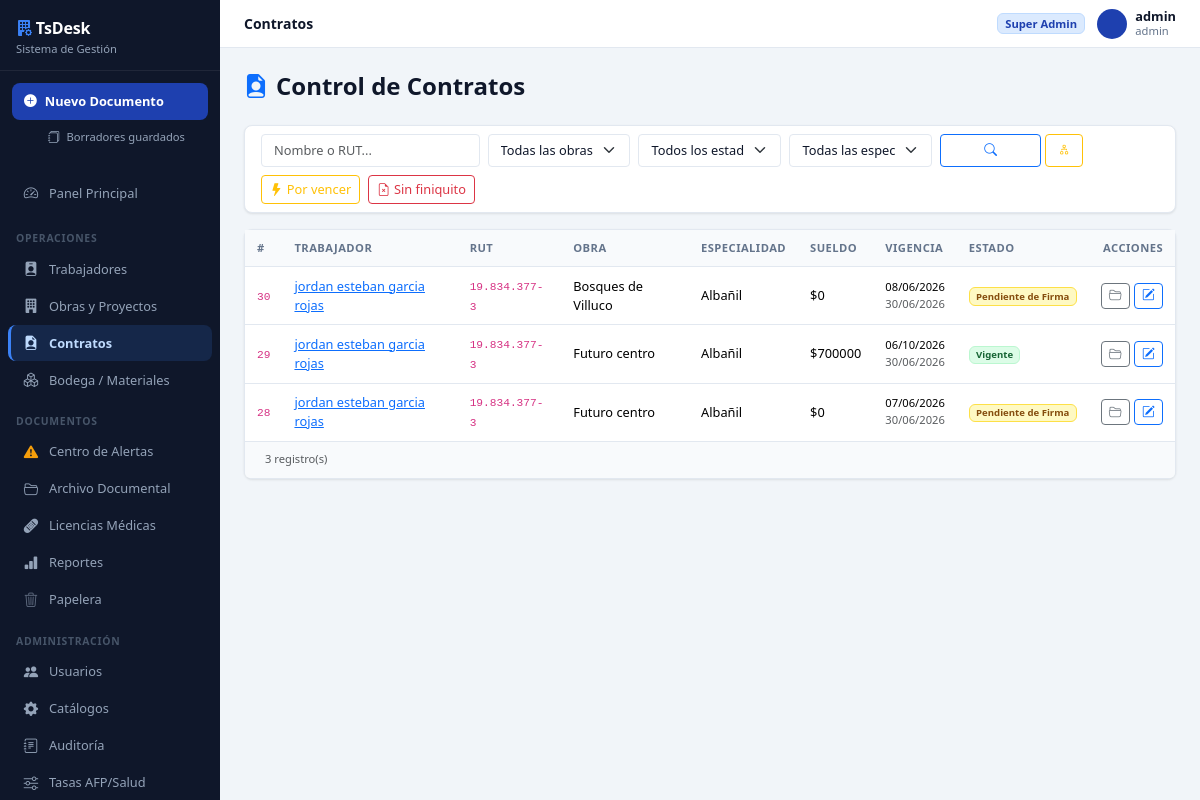
/contratos/ (signed in), run on an earlier commit of the app's database.
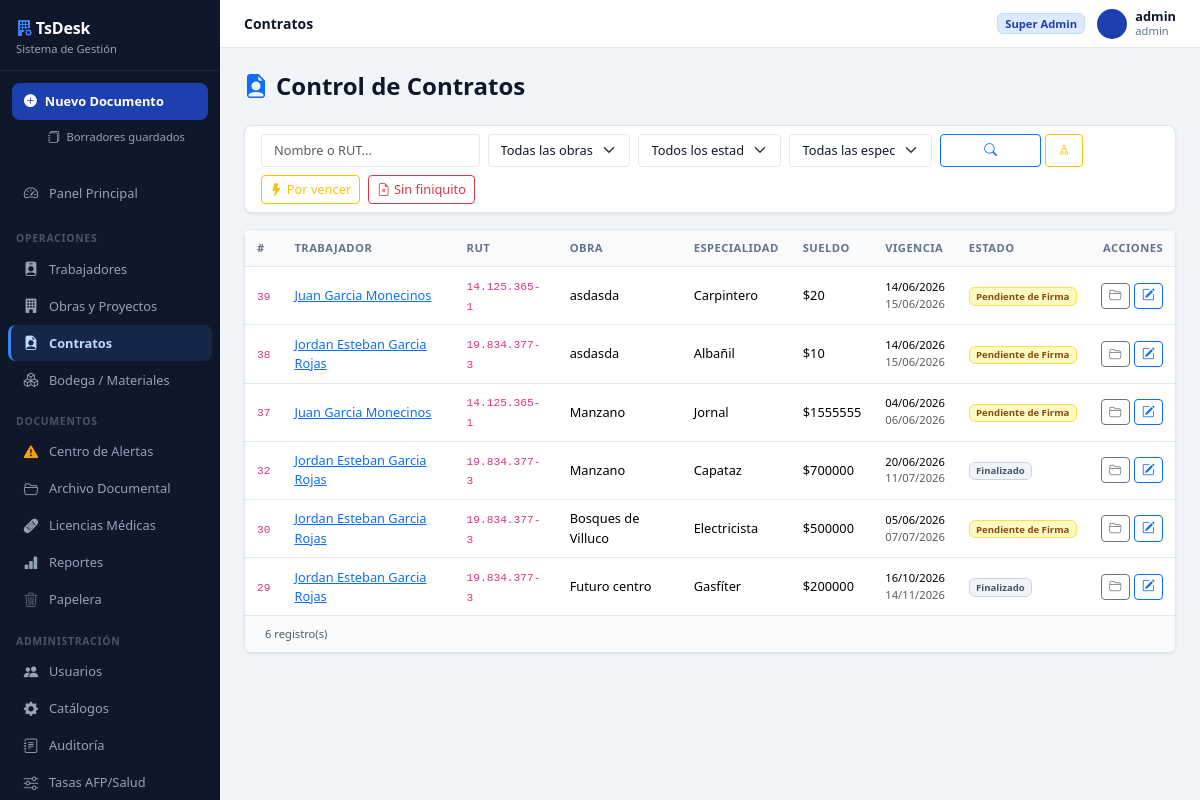
And on a later commit of the database.
### core/models.py (models this page shows, shortened)
class Contrato(models.Model):
    ESTADO_CHOICES = [
        ('Borrador', 'Borrador'),
        ('Pendiente de Firma', 'Pendiente de Firma'),
        ('Vigente', 'Vigente'),
        ('En Licencia', 'En Licencia'),
        ('Reactivado', 'Reactivado'),
        ('Finalizado', 'Finalizado'),
        ('Finiquitado', 'Finiquitado'),
        ('Rescindido', 'Rescindido'),
        ('Trasladado', 'Trasladado'),
    ]
    TIPO_CONTRATO_CHOICES = [
        ('Plazo Fijo', 'Plazo Fijo'),
        ('Por Obra o Faena', 'Por Obra o Faena'),
        ('Indefinido', 'Indefinido'),
    ]
    TIPO_TERMINO_CHOICES = [
        ('', '— Sin término —'),
        ('Renuncia voluntaria', 'Renuncia voluntaria'),
        ('Despido por necesidades de la empresa', 'Despido por necesidades de la empresa'),
        ('Despido por incumplimiento grave', 'Despido por incumplimiento grave'),
        ('Mutuo acuerdo', 'Mutuo acuerdo'),
        ('Vencimiento plazo', 'Vencimiento plazo'),
        ('Término de obra o faena', 'Término de obra o faena'),
        ('Fallecimiento', 'Fallecimiento'),
        ('Invalidez', 'Invalidez'),
        ('Otro', 'Otro'),
    ]
    trabajador = models.ForeignKey(Trabajador, on_delete=models.PROTECT, related_name='contratos', to_field='rut')
    obra = models.ForeignKey(Obra, on_delete=models.PROTECT, related_name='contratos')
    especialidad = models.ForeignKey(Especialidad, on_delete=models.PROTECT, related_name='contratos', null=True, blank=True)
    tipo_contrato = models.CharField(max_length=20, choices=TIPO_CONTRATO_CHOICES, default='Plazo Fijo')
    sueldo_base = models.DecimalField(max_digits=12, decimal_places=2, null=True, blank=True)
    fecha_inicio = models.DateField(null=True, blank=True)
    fecha_termino_estimada = models.DateField(null=True, blank=True)
    fecha_termino_real = models.DateField(null=True, blank=True)
    tipo_termino = models.CharField(max_length=60, blank=True, default='', choices=TIPO_TERMINO_CHOICES)
    motivo_termino = models.TextField(blank=True, default='')
    estado = models.CharField(max_length=30, choices=ESTADO_CHOICES, default='Pendiente de Firma')
    fecha_inicio_licencia = models.DateField(null=True, blank=True)
    fecha_fin_licencia = models.DateField(null=True, blank=True)
    obs_licencia = models.TextField(blank=True, default='')
    creado_el = models.DateTimeField(default=timezone.now)
    activo = models.BooleanField(default=True)
    es_recontratacion = models.BooleanField(default=False)
    contrato_anterior = models.ForeignKey(
        'self', null=True, blank=True,
        on_delete=models.SET_NULL,
        related_name='recontrataciones',
    )
    fecha_extension = models.DateField(
        null=True, blank=True,
        help_text='Fecha extendida por Anexo de Contrato. No modifica la fecha original.',
    )
    class Meta:
        verbose_name = 'Contrato'
        verbose_name_plural = 'Contratos'
        ordering = ['-creado_el']
    _ESTADOS_TERMINADOS = {'Finalizado', 'Finiquitado', 'Rescindido', 'Trasladado'}
    @property
    def fecha_vigencia_efectiva(self):
        return self.fecha_extension or self.fecha_termino_estimada
    @property
    def dias_para_vencer(self):
        fecha = self.fecha_vigencia_efectiva
        if fecha:
            return (fecha - timezone.now().date()).days
        return None

class Trabajador(models.Model):
    TIPO_IDENTIFICACION_CHOICES = [
        ('RUT',       'RUT Chileno'),
        ('PASAPORTE', 'Pasaporte'),
        ('DNI',       'DNI / Cédula Extranjera'),
    ]
    ESTADO_CIVIL_CHOICES = [
        ('', '---------'),
        ('Soltero/a', 'Soltero/a'),
        ('Casado/a', 'Casado/a'),
        ('Conviviente Civil', 'Conviviente Civil'),
        ('Divorciado/a', 'Divorciado/a'),
        ('Viudo/a', 'Viudo/a'),
    ]
    rut = models.CharField(max_length=20, primary_key=True)
    tipo_identificacion = models.CharField(max_length=10, choices=TIPO_IDENTIFICACION_CHOICES, default='RUT')
    nombres = models.CharField(max_length=100)
    apellidos = models.CharField(max_length=100)
    telefono = models.CharField(max_length=20, blank=True)
    correo = models.EmailField(max_length=100, blank=True)
    direccion = models.TextField(blank=True)
    ciudad = models.CharField(max_length=100, blank=True)
    fecha_nacimiento = models.DateField(null=True, blank=True)
    estado_civil = models.CharField(max_length=20, choices=ESTADO_CIVIL_CHOICES, blank=True, default='')
    nacionalidad = models.CharField(max_length=50, blank=True, default='Chilena')
    procedencia = models.CharField(max_length=100, blank=True)
    prevision = models.CharField(max_length=100, blank=True, help_text='AFP o INP')
    salud = models.CharField(max_length=100, blank=True, help_text='FONASA o Isapre')
    foto = models.ImageField(upload_to='fotos_trabajadores/', null=True, blank=True)
    en_lista_negra = models.BooleanField(default=False)
    observaciones = models.TextField(blank=True)
    creado_el = models.DateTimeField(default=timezone.now)
    activo = models.BooleanField(default=True)
    class Meta:
        verbose_name = 'Trabajador'
        verbose_name_plural = 'Trabajadores'
        ordering = ['apellidos', 'nombres']
    @property
    def nombre_completo(self):
        return f"{self.nombres} {self.apellidos}"

class Obra(models.Model):
    ESTADO_CHOICES = [('Activa', 'Activa'), ('Pausada', 'Pausada'), ('Cerrada', 'Cerrada')]
    empresa = models.ForeignKey(
        'ConfigEmpresa',
        on_delete=models.SET_NULL,
        null=True, blank=True,
        related_name='obras',
        verbose_name='Empresa Contratista',
    )
    nombre = models.CharField(max_length=150)
    constructora_mandante = models.CharField(max_length=150, blank=True)
    direccion = models.CharField(max_length=300, blank=True, verbose_name='Dirección / Ubicación de la Obra')
    monto_proyecto = models.DecimalField(max_digits=15, decimal_places=2, null=True, blank=True)
    fecha_inicio = models.DateField()
    fecha_termino_estimada = models.DateField()
    fecha_termino_real = models.DateField(null=True, blank=True)
    estado = models.CharField(max_length=20, choices=ESTADO_CHOICES, default='Activa')
    observaciones = models.TextField(blank=True)
    archivada = models.BooleanField(default=False)
    creado_el = models.DateTimeField(default=timezone.now)
    activo = models.BooleanField(default=True)
    class Meta:
        verbose_name = 'Obra'
        verbose_name_plural = 'Obras'
        ordering = ['-creado_el']

class Especialidad(models.Model):
    nombre = models.CharField(max_length=100, unique=True)
    activo = models.BooleanField(default=True)
    class Meta:
        verbose_name = 'Especialidad'
        verbose_name_plural = 'Especialidades'
        ordering = ['nombre']

### core/views/contratos.py (the view, shortened to what this page needs)
# urls.py: path('contratos/', views.contratos_list, name='contratos_list'),
@login_required
def contratos_list(request):
    from datetime import timedelta
    q = request.GET.get('q', '')
    obra_id = request.GET.get('obra_id', '')
    estado = request.GET.get('estado', '')
    multiples = request.GET.get('multiples', '')
    especialidad_id = request.GET.get('especialidad_id', '')
    vence_pronto = request.GET.get('vence_pronto', '')
    sin_finiquito = request.GET.get('sin_finiquito', '')
    qs = Contrato.objects.filter(activo=True).select_related('trabajador', 'obra', 'especialidad')
    if q:
        qs = qs.filter(
            Q(trabajador__nombres__icontains=q) |
            Q(trabajador__apellidos__icontains=q) |
            Q(trabajador__rut__icontains=q)
        )
    if obra_id:
        qs = qs.filter(obra_id=obra_id)
    if estado:
        qs = qs.filter(estado=estado)
    if especialidad_id:
        qs = qs.filter(especialidad_id=especialidad_id)
    if vence_pronto:
        hoy = timezone.now().date()
        limite = hoy + timedelta(days=10)
        qs = qs.filter(estado='Vigente', fecha_termino_estimada__gte=hoy, fecha_termino_estimada__lte=limite)
    from ..models import Obra, Especialidad
    obras = Obra.objects.filter(activo=True)
    especialidades = Especialidad.objects.filter(activo=True)
    context = {
        'contratos': qs.order_by('-creado_el'),
        'q': q,
        'obra_id': obra_id,
        'estado': estado,
        'multiples': multiples,
        'especialidad_id': especialidad_id,
        'obras': obras,
        'especialidades': especialidades,
        'vence_pronto': vence_pronto,
        'sin_finiquito': sin_finiquito,
    }
    return render(request, 'contratos/list.html', context)

### templates/contratos/list.html (shortened to what this page needs)
{% extends 'base.html' %}
{% block page_title %}Contratos{% endblock %}
{% block content %}
<div class="d-flex justify-content-between align-items-center mb-4">
  <h4 class="mb-0 fw-bold"><i class="bi bi-file-earmark-person-fill text-primary me-2"></i>Control de Contratos</h4>
</div>
<div class="card border-0 shadow-sm mb-3">
  <div class="card-body py-2">
    <form method="get" class="row g-2 align-items-end">
      <div class="col-md-3">
        <input type="text" name="q" value="{{ q }}" class="form-control" placeholder="Nombre o RUT...">
      </div>
      <div class="col-md-2">
        <select name="obra_id" class="form-select">
          <option value="">Todas las obras</option>
        </select>
      </div>
      <div class="col-md-2">
        <select name="estado" class="form-select">
          <option value="">Todos los estados</option>
        </select>
      </div>
      <div class="col-md-2">
        <select name="especialidad_id" class="form-select">
          <option value="">Todas las especialidades</option>
        </select>
      </div>
      <div class="col-md-2 d-flex gap-1">
        <button type="submit" class="btn btn-outline-primary flex-grow-1"><i class="bi bi-search"></i></button>
        <a href="?multiples=1" class="btn btn-outline-warning" title="Multi-obra"><i class="bi bi-diagram-2"></i></a>
      </div>
    </form>
    <div class="mt-2 d-flex gap-2 flex-wrap">
      <a href="?vence_pronto=1" class="btn btn-sm {% if vence_pronto %}btn-warning{% else %}btn-outline-warning{% endif %}">
        <i class="bi bi-lightning-fill me-1"></i>Por vencer
      </a>
      <a href="?sin_finiquito=1" class="btn btn-sm {% if sin_finiquito %}btn-danger{% else %}btn-outline-danger{% endif %}">
        <i class="bi bi-file-earmark-x me-1"></i>Sin finiquito
      </a>
    </div>
  </div>
</div>
<div class="card border-0 shadow-sm">
  <div class="table-responsive">
    <table class="table table-hover align-middle mb-0">
      <thead>
        <tr>
          <th>#</th><th>Trabajador</th><th>RUT</th><th>Obra</th>
          <th>Especialidad</th><th>Sueldo</th><th>Vigencia</th><th>Estado</th><th class="text-end">Acciones</th>
        </tr>
      </thead>
      <tbody>
        {% for c in contratos %}
        <tr {% if vence_pronto %}class="table-warning"{% endif %}>
          <td><code>{{ c.pk }}</code></td>
          <td><a href="{% url 'trabajador_detail' c.trabajador.rut %}">{{ c.trabajador.nombre_completo }}</a></td>
          <td><code>{{ c.trabajador.rut }}</code></td>
          <td>{{ c.obra.nombre }}</td>
          <td>{{ c.especialidad.nombre }}</td>
          <td>${{ c.sueldo_base|floatformat:0 }}</td>
          <td class="small">
            {{ c.fecha_inicio|date:"d/m/Y" }}<br>
            <span class="text-muted">{{ c.fecha_termino_estimada|date:"d/m/Y"|default:"Indefinido" }}</span>
          </td>
          <td>
            <span class="badge
              {% if c.estado == 'Vigente' %}badge-vigente
              {% elif c.estado == 'Pendiente de Firma' %}badge-firma
              {% elif c.estado == 'Finalizado' %}badge-archivada
              {% else %}badge-vencido{% endif %}">
              {{ c.estado }}
            </span>
          </td>
          <td class="text-end">
            <div class="action-group">
              <a href="{% url 'trabajador_detail' c.trabajador.rut %}?tab=documentos" class="btn btn-table btn-outline-secondary" title="Documentos del trabajador"><i class="bi bi-folder2-open"></i></a>
              <a href="{% url 'contrato_edit' c.pk %}" class="btn btn-table btn-outline-primary" title="Editar / Generar para Firma"><i class="bi bi-pencil-square"></i></a>
            </div>
          </td>
        </tr>
        {% empty %}
        <tr><td colspan="9" class="text-center py-5 text-muted">
          <i class="bi bi-search fs-2 d-block mb-2"></i>No se encontraron contratos.
        </td></tr>
        {% endfor %}
      </tbody>
    </table>
  </div>
  <div class="card-footer text-muted small">{{ contratos|length }} registro(s)</div>
</div>
{% endblock %}

What changed in the data, as far as the page shows it:
no longer on this page (row edited): Contrato: pk "28", trabajador.nombre_completo "jordan esteban garcia rojas", trabajador.rut "19.834.377-3", obra.nombre "Futuro centro", especialidad.nombre "Albañil", sueldo_base "0", fecha_inicio "07/06/2026", fecha_termino_estimada "30/06/2026", estado "Pendiente de Firma"
added Contrato: pk "39", trabajador.nombre_completo "Juan Garcia Monecinos", trabajador.rut "14.125.365-1", obra.nombre "asdasda", especialidad.nombre "Carpintero", sueldo_base "20", fecha_inicio "14/06/2026", fecha_termino_estimada "15/06/2026", estado "Pendiente de Firma"
added Contrato: pk "38", trabajador.nombre_completo "Jordan Esteban Garcia Rojas", trabajador.rut "19.834.377-3", obra.nombre "asdasda", especialidad.nombre "Albañil", sueldo_base "10", fecha_inicio "14/06/2026", fecha_termino_estimada "15/06/2026", estado "Pendiente de Firma"
added Contrato: pk "37", trabajador.nombre_completo "Juan Garcia Monecinos", trabajador.rut "14.125.365-1", obra.nombre "Manzano", especialidad.nombre "Jornal", sueldo_base "1555555", fecha_inicio "04/06/2026", fecha_termino_estimada "06/06/2026", estado "Pendiente de Firma"
added Contrato: pk "32", trabajador.nombre_completo "Jordan Esteban Garcia Rojas", trabajador.rut "19.834.377-3", obra.nombre "Manzano", especialidad.nombre "Capataz", sueldo_base "700000", fecha_inicio "20/06/2026", fecha_termino_estimada "11/07/2026", estado "Finalizado"
changed Contrato "Bosques de Villuco": trabajador.nombre_completo "jordan esteban garcia rojas" → "Jordan Esteban Garcia Rojas"; especialidad.nombre "Albañil" → "Electricista"; sueldo_base "0" → "500000"; fecha_inicio "08/06/2026" → "05/06/2026"; fecha_termino_estimada "30/06/2026" → "07/07/2026"
changed Contrato "Futuro centro": trabajador.nombre_completo "jordan esteban garcia rojas" → "Jordan Esteban Garcia Rojas"; especialidad.nombre "Albañil" → "Gasfíter"; sueldo_base "700000" → "200000"; fecha_inicio "06/10/2026" → "16/10/2026"; fecha_termino_estimada "30/06/2026" → "14/11/2026"; estado "Vigente" → "Finalizado"
Also different on the page:
{{ contratos|length }}: "3" → "6"
